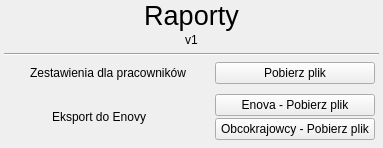
<?xml version="1.0" encoding="UTF-8"?>
<ui version="4.0">
 <class>Form</class>
 <widget class="QWidget" name="Form">
  <property name="geometry">
   <rect>
    <x>0</x>
    <y>0</y>
    <width>383</width>
    <height>148</height>
   </rect>
  </property>
  <property name="windowTitle">
   <string>Form</string>
  </property>
  <layout class="QGridLayout" name="gridLayout">
   <property name="leftMargin">
    <number>0</number>
   </property>
   <property name="topMargin">
    <number>0</number>
   </property>
   <property name="rightMargin">
    <number>0</number>
   </property>
   <property name="bottomMargin">
    <number>0</number>
   </property>
   <property name="spacing">
    <number>0</number>
   </property>
   <item row="0" column="0">
    <widget class="QWidget" name="widget_2" native="true">
     <layout class="QVBoxLayout" name="verticalLayout">
      <property name="spacing">
       <number>0</number>
      </property>
      <property name="leftMargin">
       <number>0</number>
      </property>
      <property name="topMargin">
       <number>0</number>
      </property>
      <property name="rightMargin">
       <number>0</number>
      </property>
      <property name="bottomMargin">
       <number>0</number>
      </property>
      <item>
       <widget class="QLabel" name="label">
        <property name="font">
         <font>
          <pointsize>20</pointsize>
         </font>
        </property>
        <property name="text">
         <string>Raporty</string>
        </property>
        <property name="alignment">
         <set>Qt::AlignCenter</set>
        </property>
       </widget>
      </item>
      <item>
       <widget class="QLabel" name="label_2">
        <property name="text">
         <string>v1</string>
        </property>
        <property name="alignment">
         <set>Qt::AlignCenter</set>
        </property>
       </widget>
      </item>
     </layout>
    </widget>
   </item>
   <item row="1" column="0">
    <widget class="QWidget" name="widget" native="true">
     <layout class="QVBoxLayout" name="verticalLayout_2">
      <property name="spacing">
       <number>2</number>
      </property>
      <property name="leftMargin">
       <number>4</number>
      </property>
      <property name="topMargin">
       <number>4</number>
      </property>
      <property name="rightMargin">
       <number>4</number>
      </property>
      <property name="bottomMargin">
       <number>4</number>
      </property>
      <item>
       <widget class="Line" name="line">
        <property name="orientation">
         <enum>Qt::Horizontal</enum>
        </property>
       </widget>
      </item>
      <item>
       <widget class="QWidget" name="widget_3" native="true">
        <layout class="QHBoxLayout" name="horizontalLayout_2">
         <property name="spacing">
          <number>2</number>
         </property>
         <property name="leftMargin">
          <number>4</number>
         </property>
         <property name="topMargin">
          <number>4</number>
         </property>
         <property name="rightMargin">
          <number>4</number>
         </property>
         <property name="bottomMargin">
          <number>4</number>
         </property>
         <item>
          <widget class="QLabel" name="lab_dot_zestawienie_pracownicy">
           <property name="minimumSize">
            <size>
             <width>20</width>
             <height>20</height>
            </size>
           </property>
           <property name="maximumSize">
            <size>
             <width>20</width>
             <height>20</height>
            </size>
           </property>
           <property name="text">
            <string/>
           </property>
           <property name="pixmap">
            <pixmap resource="../icon.qrc">:/icon/img/svg_icons/dot_red.svg</pixmap>
           </property>
           <property name="scaledContents">
            <bool>true</bool>
           </property>
           <property name="alignment">
            <set>Qt::AlignCenter</set>
           </property>
          </widget>
         </item>
         <item>
          <widget class="QLabel" name="label_4">
           <property name="text">
            <string>Zestawienia dla pracowników</string>
           </property>
          </widget>
         </item>
         <item>
          <widget class="QPushButton" name="btn_zestawienie_pracownicy">
           <property name="minimumSize">
            <size>
             <width>160</width>
             <height>0</height>
            </size>
           </property>
           <property name="maximumSize">
            <size>
             <width>160</width>
             <height>16777215</height>
            </size>
           </property>
           <property name="text">
            <string>Pobierz plik</string>
           </property>
          </widget>
         </item>
        </layout>
       </widget>
      </item>
      <item>
       <widget class="QWidget" name="widget_4" native="true">
        <layout class="QHBoxLayout" name="horizontalLayout">
         <property name="spacing">
          <number>2</number>
         </property>
         <property name="leftMargin">
          <number>4</number>
         </property>
         <property name="topMargin">
          <number>4</number>
         </property>
         <property name="rightMargin">
          <number>4</number>
         </property>
         <property name="bottomMargin">
          <number>4</number>
         </property>
         <item>
          <widget class="QLabel" name="lab_dot_eksport_enova_cz">
           <property name="minimumSize">
            <size>
             <width>20</width>
             <height>20</height>
            </size>
           </property>
           <property name="maximumSize">
            <size>
             <width>20</width>
             <height>20</height>
            </size>
           </property>
           <property name="text">
            <string/>
           </property>
           <property name="pixmap">
            <pixmap resource="../icon.qrc">:/icon/img/svg_icons/dot_red.svg</pixmap>
           </property>
           <property name="scaledContents">
            <bool>true</bool>
           </property>
           <property name="alignment">
            <set>Qt::AlignCenter</set>
           </property>
          </widget>
         </item>
         <item>
          <widget class="QLabel" name="lab_dot_eksport_enova_bs">
           <property name="minimumSize">
            <size>
             <width>20</width>
             <height>20</height>
            </size>
           </property>
           <property name="maximumSize">
            <size>
             <width>20</width>
             <height>20</height>
            </size>
           </property>
           <property name="text">
            <string/>
           </property>
           <property name="pixmap">
            <pixmap resource="../icon.qrc">:/icon/img/svg_icons/dot_red.svg</pixmap>
           </property>
           <property name="scaledContents">
            <bool>true</bool>
           </property>
          </widget>
         </item>
         <item>
          <widget class="QLabel" name="label_6">
           <property name="text">
            <string>Eksport do Enovy</string>
           </property>
          </widget>
         </item>
         <item>
          <widget class="QWidget" name="widget_5" native="true">
           <layout class="QVBoxLayout" name="verticalLayout_3">
            <property name="spacing">
             <number>2</number>
            </property>
            <property name="leftMargin">
             <number>0</number>
            </property>
            <property name="topMargin">
             <number>0</number>
            </property>
            <property name="rightMargin">
             <number>0</number>
            </property>
            <property name="bottomMargin">
             <number>0</number>
            </property>
            <item>
             <widget class="QPushButton" name="btn_eksport_enova">
              <property name="minimumSize">
               <size>
                <width>160</width>
                <height>0</height>
               </size>
              </property>
              <property name="maximumSize">
               <size>
                <width>160</width>
                <height>16777215</height>
               </size>
              </property>
              <property name="text">
               <string>Enova - Pobierz plik</string>
              </property>
             </widget>
            </item>
            <item>
             <widget class="QPushButton" name="btn_eksport_obco">
              <property name="text">
               <string>Obcokrajowcy - Pobierz plik</string>
              </property>
             </widget>
            </item>
           </layout>
          </widget>
         </item>
        </layout>
       </widget>
      </item>
     </layout>
    </widget>
   </item>
  </layout>
 </widget>
 <resources>
  <include location="../icon.qrc"/>
 </resources>
 <connections/>
</ui>
